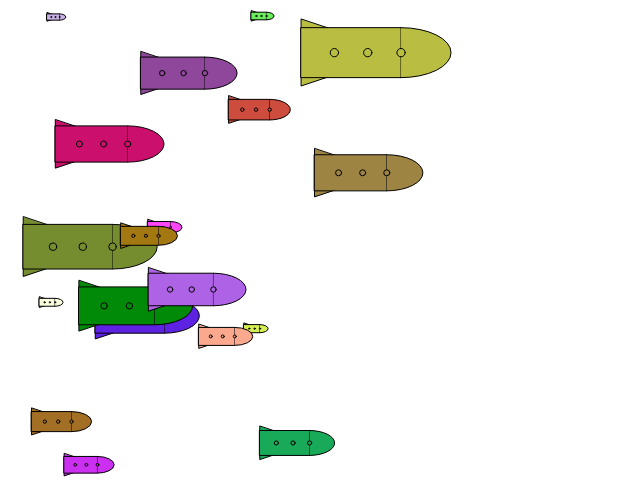
Frame 1 (no input)
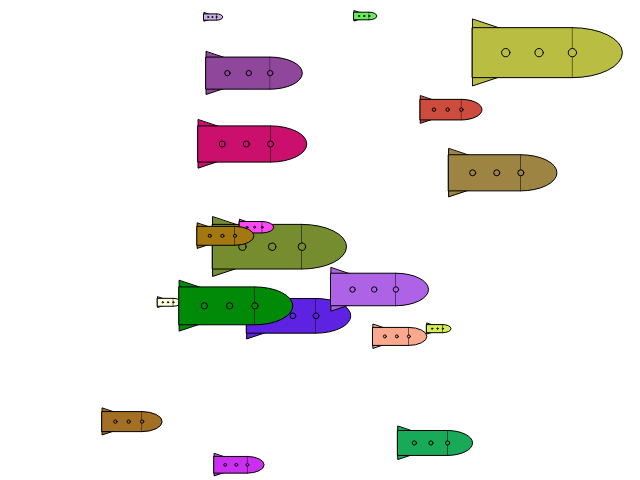
Frame 60 (no input)
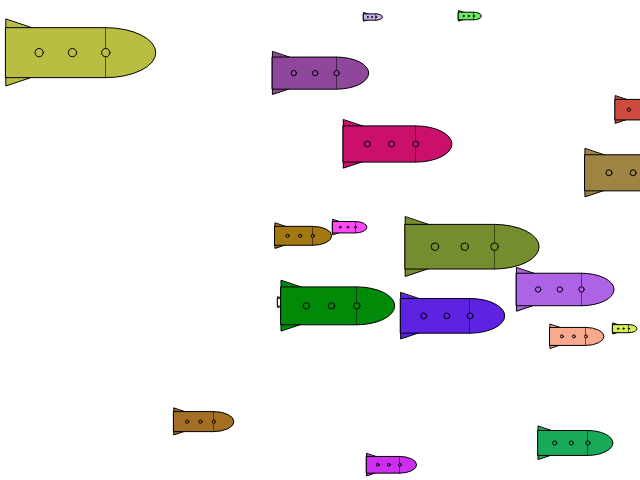
Frame 120 (the mouse pressed at the canvas centre since frame 60)

The p5.js sketch that drew these frames (run headless with seeded random() and noise() and a simulated clock; from frame 60 on, the mouse is pressed at the canvas centre):

// p5.js sketch
// ── sketch.js
var numSpaceships = 20;
var x = [];
var y = [];
var speed = [];
var size = [];
var spaceShipColor = [];

function setup() {
    createCanvas(640, 480);
    for (var i = 0; i < numSpaceships; i++) {
        x[i] = random(0, width/2) ;
        y[i] =  random(0, height) ;
        /*x.push( random(0, width/2) );
        y.push( random(0, height) );*/
        speed.push( random(1, 4) );
        size[i] =  random(10, 100);
        
        var r = random(0, 255);
        var g = random(0, 255);
        var b = random(0, 255);
        
        spaceShipColor[i] = color(r, g, b);
    }
    console.log(x);
}
function draw(){
    background("white");
    for (var i = 0; i < numSpaceships; i++) {
        
        fill(spaceShipColor[i]);
        
        spaceship(x[i], y[i], size[i]);
        
        x[i] += speed[i];
        if (x[i] >= width) x[i] = 0;
    }
}



var spaceship = function(x, y, size) {
    var fin = size/12;
   /* fill(x, 0, y);*/
    triangle(x,y - fin,x,y + size/2 + fin,x + size, y + size/4);
    rect(x, y, size, size/2);
    arc(x + size, y + size/4, size, size/2, PI + HALF_PI, HALF_PI);
    for (var i = 1; i < 4; i++) {
        ellipse(x + i*size/3 , y + size/4, fin, fin);
    }
}
